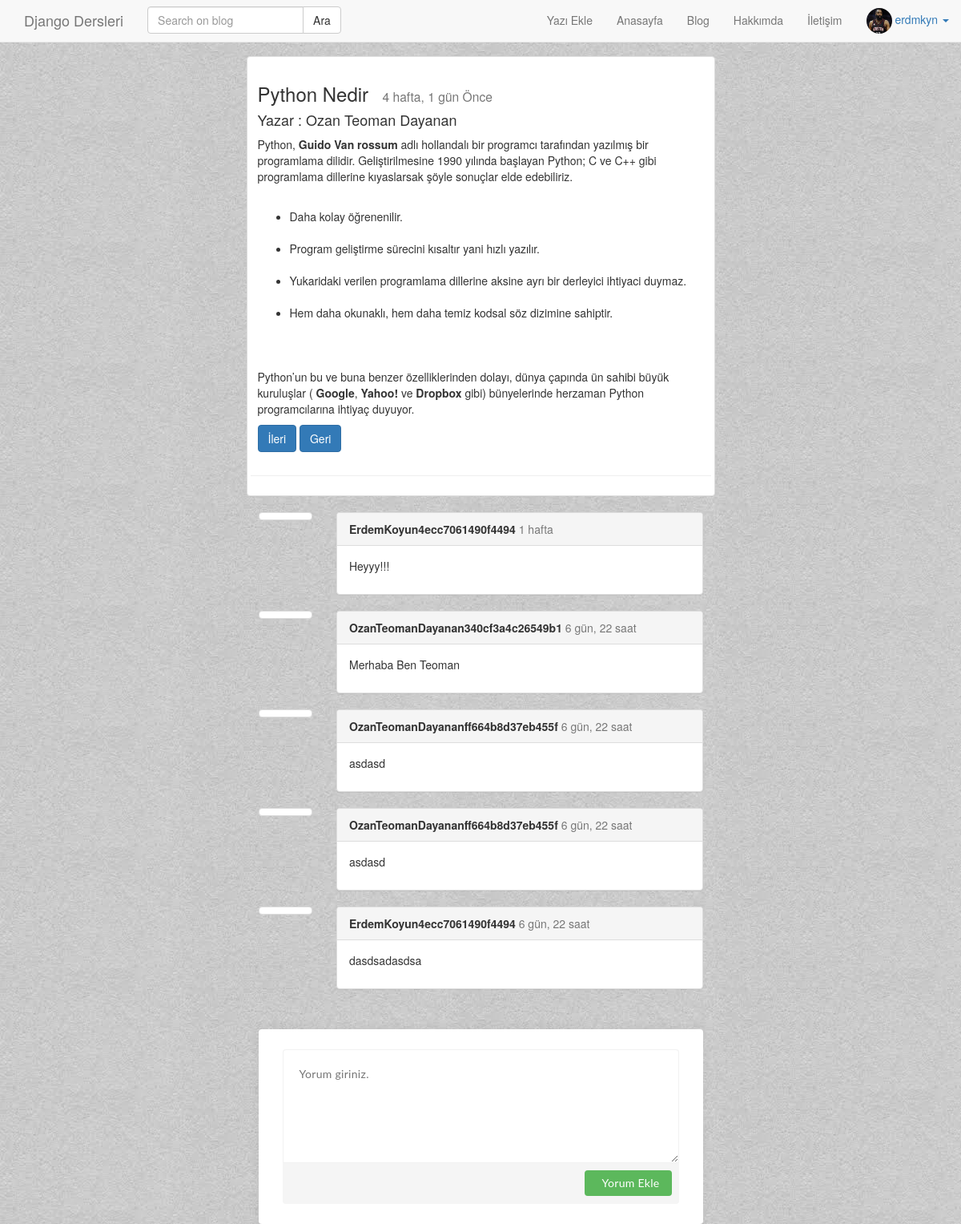
The page /post/python-nedir-1/ (signed in) on the database its author committed.
### accounts/models.py (models this page shows, shortened)
class UserProfile(models.Model):
    user = models.OneToOneField('auth.User', related_name='profile')
    userImg = models.ImageField(blank=True, null=True)
    user_img_path=models.CharField(blank=True,null=True,max_length=500)
    user_bio=models.TextField(max_length=250,null=True,blank=True)
    control = models.BooleanField(default=False)
    class Meta:
        verbose_name_plural='kullanıcı profilleri'
        verbose_name='kullaıcı profili'

### post/models.py (models this page shows, shortened)
class Post(models.Model):
    user = models.ForeignKey('auth.User', verbose_name='Yazar', related_name='posts')
    title = models.CharField(max_length=128, verbose_name='Başlık')
    content = RichTextField(verbose_name="İçerik")
    publishing_date = models.DateTimeField(verbose_name='Yayımlanma Tarihi', auto_now_add=True)
    image = models.ImageField(null=True, blank=True)
    slug = models.SlugField(unique=True, editable=False, max_length=130)
    class Meta:
        ordering = ['-publishing_date']

class Comment(models.Model):
    post = models.ForeignKey('post.Post', related_name='comments', on_delete=models.CASCADE)
    user = models.ForeignKey('auth.User')
    content = models.TextField(verbose_name='içerik')
    created_date = models.DateTimeField(auto_now_add=True)

### post/views.py (the view)
# urls.py: url(r'^(?P<slug>[\w-]+)/$', post_detail, name='detail'),
@login_required(login_url='/accounts/login/')
def post_detail(request, slug):
    post = get_object_or_404(Post, slug=slug)
    form = CommentForm(request.POST or None)
    query = (request.GET.get('q', None))
    if query:
        url = reverse('post:index')
        url += '?q='+query
        return HttpResponseRedirect(url)
    if form.is_valid():
        comment = form.save(commit=False)
        comment.post = post
        comment.user = request.user
        comment.save()
        return HttpResponseRedirect(post.get_absolute_url())
    context = {
        'post': post,
        'form': form,
    }
    return render(request, 'post/detail.html', context)

### post/forms.py
class CommentForm(forms.ModelForm):
    class Meta:
        model = Comment
        fields = [
            'content'
        ]

### templates/post/detail.html (shortened to what this page needs)
{% extends 'base.html' %}
{% block body %}
        <div class="row">
          <div class="col-md-6 col-md-offset-3">
            <div class="thumbnail">
              <div class="caption">
                  <h3><t>{{ post.title }}<small> &nbsp;&nbsp; {{ post.publishing_date|timesince }} Önce</small></t></h3>
                  <h4>Yazar : {{ post.user.get_full_name }}</h4>
                  <p>{{ post.content|safe|linebreaks}}</p>
                 <a href="" class="btn btn-primary" role="button">İleri</a>
                  <a href="" class="btn btn-primary" role="button">Geri</a>
            </div>
               <hr>
        </div>
           {% for comment in post.comments.all %}
                     <div class="col-sm-2">
                        <div class="thumbnail">
                        </div>
                        </div>
                        <div class="col-sm-10">
                        <div class="panel panel-default">
                        <div class="panel-heading">
                        <strong>{{ comment.user.username }}</strong> <span class="text-muted">{{ comment.created_date|timesince }}</span>
                        </div>
                        <div class="panel-body">
                         {{ comment.content|linebreaks }}
                        </div>
                        </div>
                        </div>
            {% endfor %}
                 {% include 'post/comment.html' %}
 </div> </div>
{% endblock %}

### templates/header.html (shortened to what this page needs)
<nav class="navbar navbar-default navbar-fixed-top " role="banner">
    <div class="container">
        <div class="navbar-header">
            <a href="{% url 'home' %}" class="navbar-brand">Django Dersleri</a>
        </div>
        <nav class="collapse navbar-collapse" role="navigation">
            <form class="navbar-form navbar-left" role="search" method="GET" action="{% url 'post:index' %}">
                <div class="input-group">
                    <input class="form-control" type="text" name="q" placeholder="Search on blog" value="{{ request.GET.q }}"  >
                    <span class="input-group-btn">
                        <input class="btn btn-default" type="submit" value="Ara" >
                    </span>
                </div>
            </form>
            <ul class="nav navbar-nav navbar-right">
                 {% if request.user.is_superuser %}
                <li><a href="{% url 'post:create' %}">Yazı Ekle</a></li>
                 {% endif %}
                <li><a href="{% url 'home' %}">Anasayfa</a></li>
                <li><a href="{% url 'post:index' %}">Blog</a></li>
                <li><a href="#">Hakkımda</a></li>
                <li><a href="#">İletişim</a></li>
                    {% if not request.user.is_authenticated %}
                        <li><a href="{% url 'accounts:register ' %}">Üye Ol</a></li>
                        <li><a href="{% url 'accounts:login' %}">Giriş Yap</a></li>
                    {% else %}
                         <li>
                        <ul class="nav navbar-right top-nav">
            <li class="dropdown">
                <a href="#" class="dropdown-toggle" data-toggle="dropdown">
                    <img src="{% if request.user.profile.control == True %}{{request.user.profile.userImg }} {% endif %} {% if request.user.profile.control == False %}{{request.user.profile.userImg.url }}{% endif %}" class="img-circle"
                         style="width: 32px;height: 32px">
                   {% if request.user.profile.control != True %}  {{ request.user.username }} {% endif %} {% if request.user.profile.control == True %} {{ request.user.first_name}} {% endif %}<b
                        class="caret"></b></a>
            </li>
        </ul>
                        </li>
                    {% endif %}
            </ul>
        </nav>
    </div>
</nav>

### static/css/style.css (style rules this page uses)
body { overflow-x: hidden; padding-top: 70px; background-image: url('../img/greybg.jpg'); }

### rows shown on the page
Post: title "Python Nedir", publishing_date "4 hafta, 1 gün", user.get_full_name "Ozan Teoman Dayanan", content "Python, Guido Van rossum adlı hollandalı bir programcı tarafından yazılmış bir programlama dilidir. Geliştirilmesine 1990 yılında başlayan Python; C ve C++ gibi programlama dillerine kıyaslarsak şöyle sonuçlar elde edebiliriz. Daha kolay öğrenenilir. Program geliştirme sürecini kısaltır yani hızlı yazılır. Yukaridaki verilen programlama dillerine aksine ayrı bir derleyici ihtiyaci duymaz. Hem daha okunaklı, hem daha temiz kodsal söz dizimine sahiptir. Python’un bu ve buna benzer özelliklerinden dolayı, dünya çapında ün sahibi büyük kuruluşlar ( Google , Yahoo! ve Dropbox gibi) bünyelerinde herzaman Python programcılarına ihtiyaç duyuyor."
Comment: user.username "ErdemKoyun4ecc7061490f4494", created_date "1 hafta", content "Heyyy!!!"
Comment: user.username "OzanTeomanDayanan340cf3a4c26549b1", created_date "6 gün, 22 saat", content "Merhaba Ben Teoman"
Comment: user.username "OzanTeomanDayananff664b8d37eb455f", created_date "6 gün, 22 saat", content "asdasd"
Comment: user.username "OzanTeomanDayananff664b8d37eb455f", created_date "6 gün, 22 saat", content "asdasd"
Comment: user.username "ErdemKoyun4ecc7061490f4494", created_date "6 gün, 22 saat", content "dasdsadasdsa"

### other values the page prints
{{ request.user.username }} "erdmkyn"
